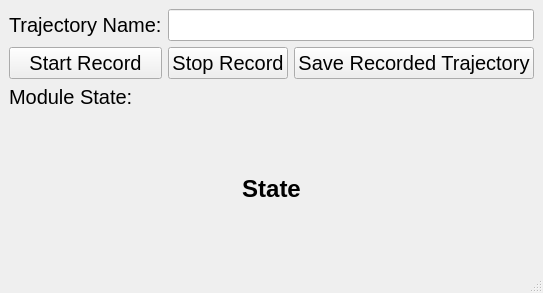
<?xml version="1.0" encoding="UTF-8"?>
<ui version="4.0">
 <class>MainWindow</class>
 <widget class="QMainWindow" name="MainWindow">
  <property name="geometry">
   <rect>
    <x>0</x>
    <y>0</y>
    <width>540</width>
    <height>293</height>
   </rect>
  </property>
  <property name="windowTitle">
   <string>MainWindow</string>
  </property>
  <widget class="QWidget" name="centralwidget">
   <layout class="QGridLayout" name="gridLayout_2">
    <item row="1" column="0">
     <layout class="QGridLayout" name="gridLayout">
      <item row="0" column="0">
       <widget class="QLabel" name="lblTrajectorynametitle">
        <property name="font">
         <font>
          <pointsize>15</pointsize>
         </font>
        </property>
        <property name="text">
         <string>Trajectory Name:</string>
        </property>
       </widget>
      </item>
      <item row="1" column="1">
       <widget class="QPushButton" name="btn_stoprecord">
        <property name="font">
         <font>
          <pointsize>15</pointsize>
         </font>
        </property>
        <property name="text">
         <string>Stop Record</string>
        </property>
       </widget>
      </item>
      <item row="0" column="1" colspan="2">
       <widget class="QLineEdit" name="lineTrajectoryname">
        <property name="font">
         <font>
          <pointsize>15</pointsize>
         </font>
        </property>
       </widget>
      </item>
      <item row="1" column="2">
       <widget class="QPushButton" name="btnSavetrajectory">
        <property name="font">
         <font>
          <pointsize>15</pointsize>
         </font>
        </property>
        <property name="text">
         <string>Save Recorded Trajectory</string>
        </property>
       </widget>
      </item>
      <item row="1" column="0">
       <widget class="QPushButton" name="btn_startrecord">
        <property name="font">
         <font>
          <pointsize>15</pointsize>
         </font>
        </property>
        <property name="text">
         <string>Start Record</string>
        </property>
       </widget>
      </item>
     </layout>
    </item>
    <item row="2" column="0">
     <widget class="QLabel" name="lblModuleStatetitle">
      <property name="sizePolicy">
       <sizepolicy hsizetype="Preferred" vsizetype="Fixed">
        <horstretch>0</horstretch>
        <verstretch>0</verstretch>
       </sizepolicy>
      </property>
      <property name="font">
       <font>
        <pointsize>15</pointsize>
       </font>
      </property>
      <property name="text">
       <string>Module State:</string>
      </property>
     </widget>
    </item>
    <item row="3" column="0">
     <widget class="QLabel" name="lblModuleState">
      <property name="font">
       <font>
        <pointsize>18</pointsize>
        <weight>75</weight>
        <bold>true</bold>
       </font>
      </property>
      <property name="frameShape">
       <enum>QFrame::NoFrame</enum>
      </property>
      <property name="frameShadow">
       <enum>QFrame::Plain</enum>
      </property>
      <property name="lineWidth">
       <number>3</number>
      </property>
      <property name="text">
       <string>State</string>
      </property>
      <property name="alignment">
       <set>Qt::AlignCenter</set>
      </property>
     </widget>
    </item>
   </layout>
  </widget>
  <widget class="QMenuBar" name="menubar">
   <property name="geometry">
    <rect>
     <x>0</x>
     <y>0</y>
     <width>540</width>
     <height>22</height>
    </rect>
   </property>
  </widget>
  <widget class="QStatusBar" name="statusbar"/>
 </widget>
 <resources/>
 <connections/>
</ui>
